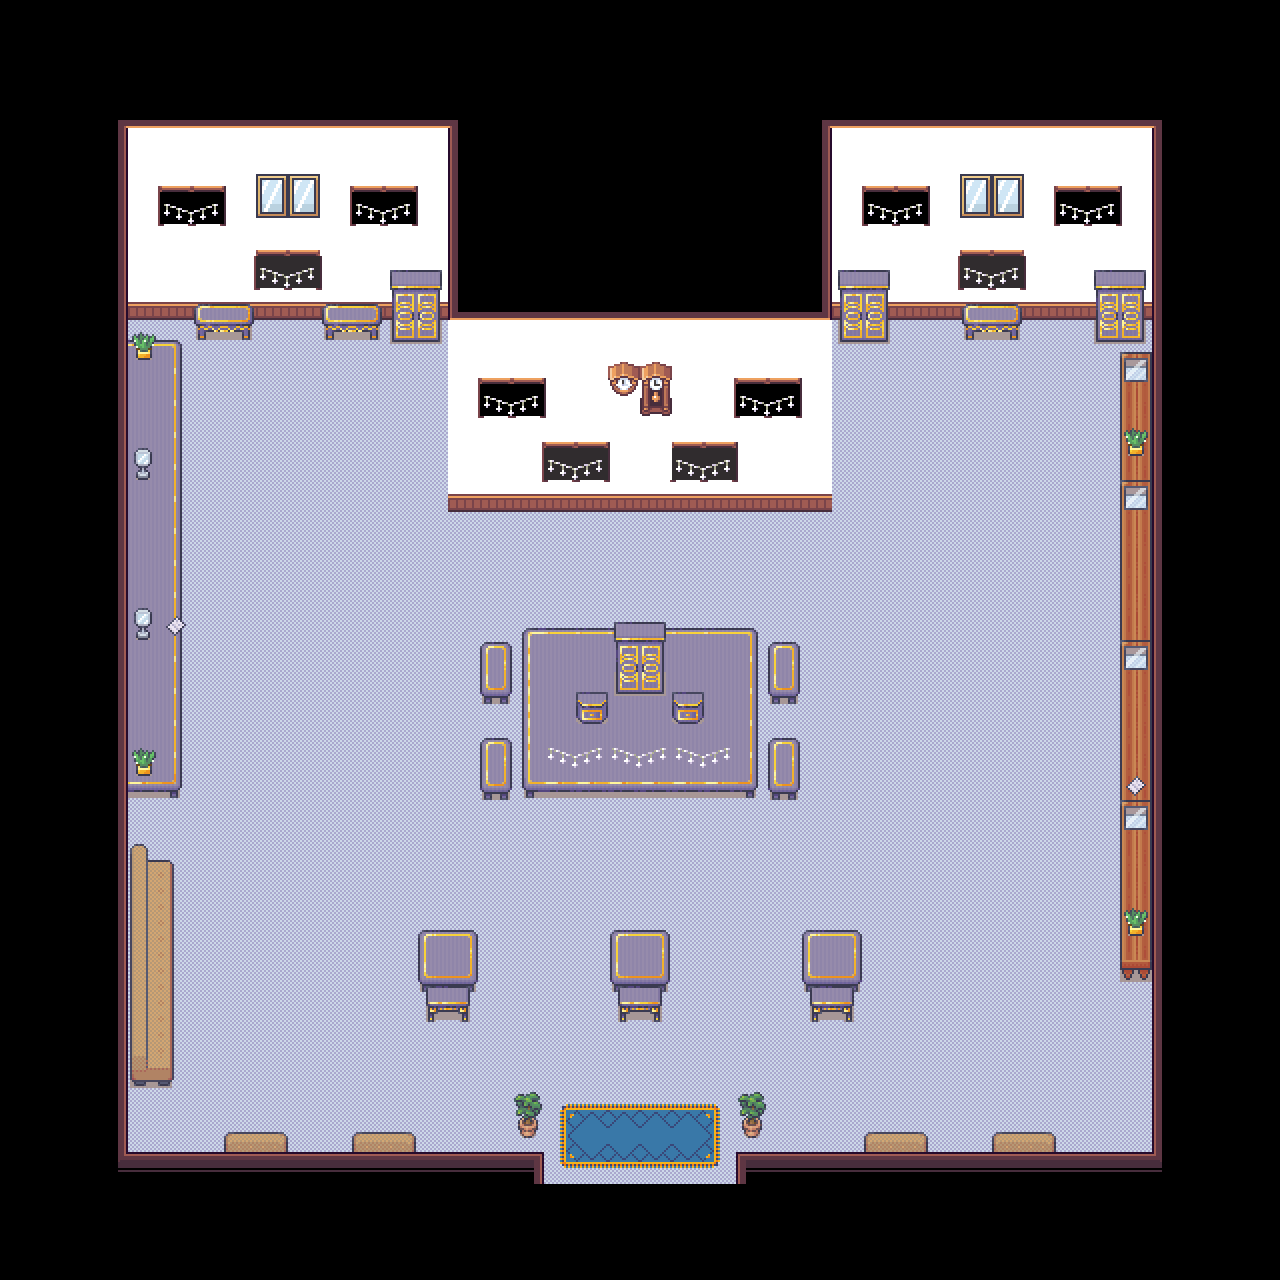

Below is a game level as drawn by its tile map, then a one-line description and the .tmx that defines it (tile-layer data replaced by summaries):
An orthogonal 40x40 tile map with 32x32 px tiles, 4 tile layers (backgroundLayer, frameLayer, furnitureLayer, itemLayer), 2 tilesets.

<map version="1.5" tiledversion="1.7.2" orientation="orthogonal" renderorder="right-down" width="40" height="40" tilewidth="32" tileheight="32" infinite="0" nextlayerid="5" nextobjectid="1">
 <tileset firstgid="1" name="atlas32x32" tilewidth="32" tileheight="32" tilecount="768" columns="48">
  <image source="atlas32x32.png" width="1536" height="512" />
 </tileset>
 <tileset firstgid="769" name="mordern32x32" tilewidth="32" tileheight="32" tilecount="1424" columns="16">
  <image source="mordern32x32.png" width="512" height="2848" />
 </tileset>
 <layer id="2" name="backgroundLayer" width="40" height="40">
  <data>[1600 cells, 958 non-empty, 11 distinct tile ids]</data>
 </layer>
 <layer id="1" name="frameLayer" width="40" height="40">
  <data>[1600 cells, 212 non-empty, 20 distinct tile ids]</data>
 </layer>
 <layer id="3" name="furnitureLayer" width="40" height="40">
  <data>[1600 cells, 225 non-empty, 52 distinct tile ids]</data>
 </layer>
 <layer id="4" name="itemLayer" width="40" height="40">
  <data>[1600 cells, 62 non-empty, 29 distinct tile ids]</data>
 </layer>
</map>
